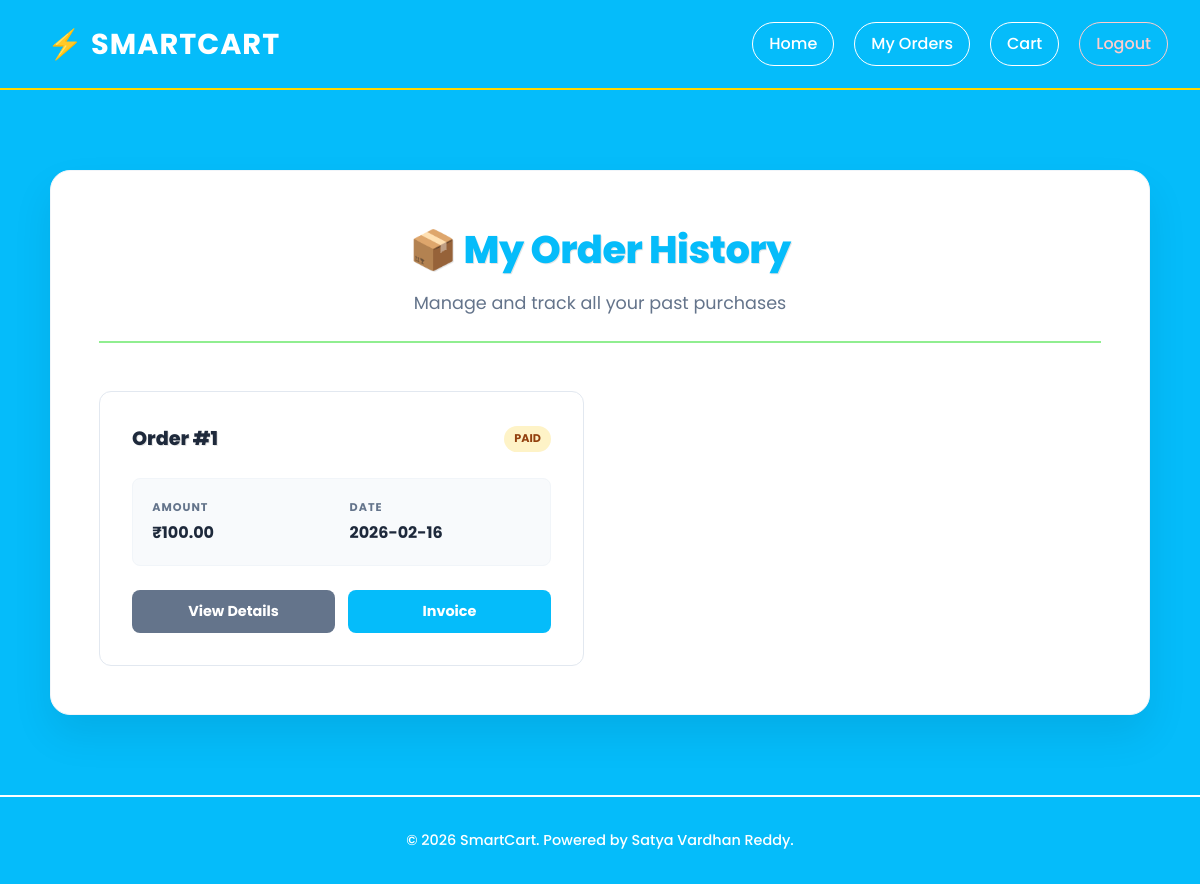
Page /user/my-orders (signed in) on the earlier database version.
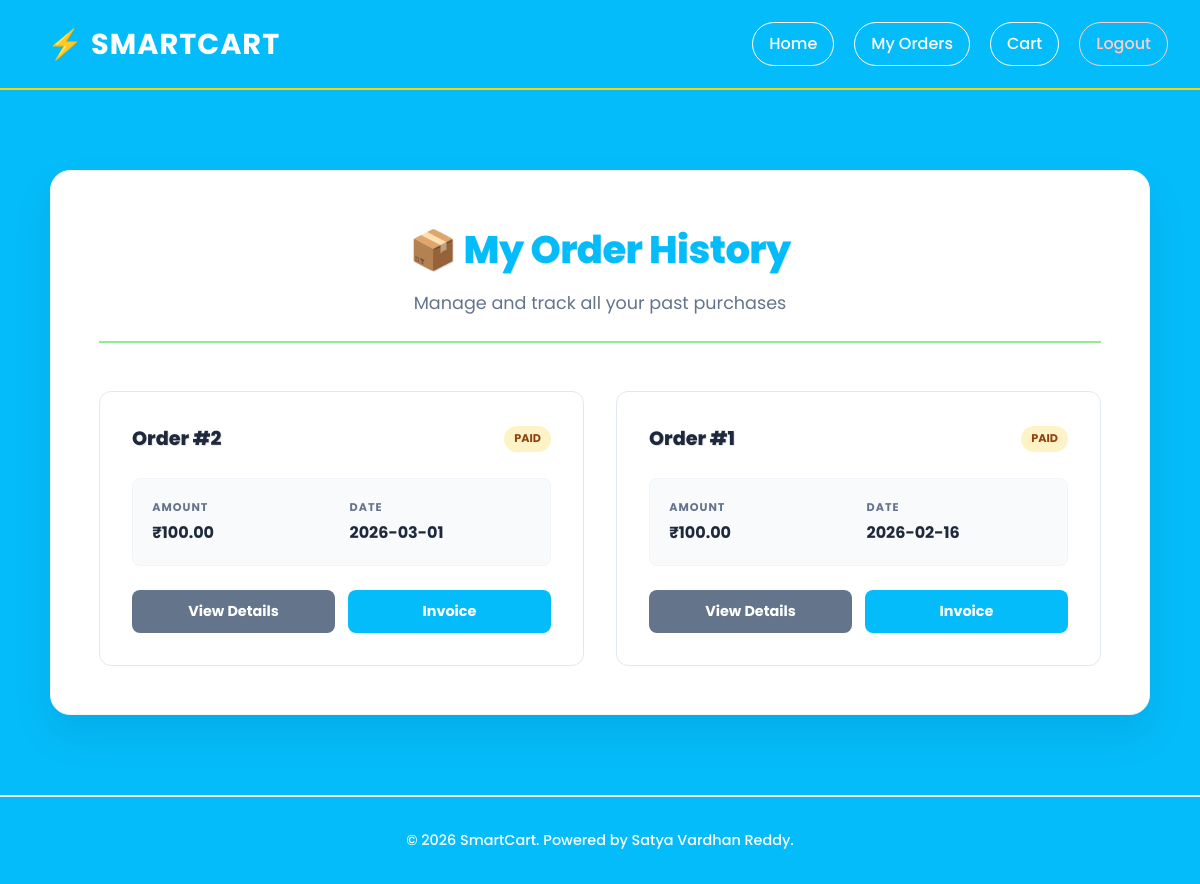
Same page on the later database version.
### tables this page shows
CREATE TABLE orders (
    order_id INTEGER PRIMARY KEY AUTOINCREMENT,
    user_id INTEGER NOT NULL,
    razorpay_order_id TEXT,
    razorpay_payment_id TEXT,
    amount REAL NOT NULL,
    payment_status TEXT DEFAULT 'pending',
    order_status TEXT DEFAULT 'confirmed',
    created_at TIMESTAMP DEFAULT CURRENT_TIMESTAMP,
    FOREIGN KEY (user_id) REFERENCES users(user_id) ON DELETE CASCADE
);

### app.py (the view)
@app.route('/user/my-orders')
def my_orders():
    if 'user_id' not in session:
        flash("Please login!", "danger")
        return redirect('/user-login')
    conn = get_db_connection()
    cursor = conn.cursor()
    cursor.execute("SELECT * FROM orders WHERE user_id=? ORDER BY created_at DESC", (session['user_id'],))
    orders = cursor.fetchall()
    cursor.close()
    conn.close()
    return render_template("user/my_orders.html", orders=orders)

### app.py (called while the page is built)
@app.context_processor
def inject_cart_count():
    cart = session.get('cart', {})
    cart_count = sum(item.get('quantity', 0) for item in cart.values())
    return dict(cart_count=cart_count)

def get_db_connection():
    conn = sqlite3.connect("smartcart.db")
    conn.row_factory = sqlite3.Row
    return conn

### templates/user/my_orders.html (shortened to what this page needs)
{% extends "base.html" %}
{% block extra_css %}
<link rel="stylesheet" href="{{ url_for('static', filename='css/user.css') }}">
{% endblock %}
{% block navbar %}
<nav>
    <div style="flex-wrap: wrap;">
        <a href="/">⚡ SmartCart</a>
        <div class="nav-links">
            <a href="/user-home">Home</a>
            <a href="/user/my-orders">My Orders</a>
            <a href="/user/cart">
                Cart
            </a>
            <a href="/user-logout" style="border-color: #ffcccc; color: #ffcccc !important;">Logout</a>
        </div>
    </div>
</nav>
{% endblock %}
{% block content %}
<div class="user-container">
    <div class="user-header">
        <h2>📦 My Order History</h2>
        <p>Manage and track all your past purchases</p>
    </div>
    {% if orders|length == 0 %}
    <div class="empty-state">
        <p>You have not placed any orders yet.</p>
        <a href="/user-home" class="btn-primary">Start Shopping</a>
    </div>
    {% else %}
    <div class="orders-grid">
        {% for order in orders %}
        <div class="order-card">
            <div style="display: flex; justify-content: space-between; align-items: center;">
                <h3 style="margin:0; font-size: 1.2rem; font-weight: 800; color: #1e293b;">Order #{{ order.order_id }}
                </h3>
                <span
                    class="status-badge {% if order.payment_status == 'Paid' %}status-paid{% else %}status-pending{% endif %}"
                    style="font-size: 0.7rem; padding: 4px 10px; border-radius: 50px; font-weight: 700; text-transform: uppercase;">
                    {{ order.payment_status }}
                </span>
            </div>
            <div class="order-meta">
                <div class="meta-item">
                    <label>Amount</label>
                    <span>₹{{ "{:,.2f}".format(order.amount) }}</span>
                </div>
                <div class="meta-item">
                    <label>Date</label>
                    <span>{{ order.created_at.split(' ')[0] if ' ' in order.created_at else order.created_at }}</span>
                </div>
            </div>
            <div style="display: flex; gap: 0.8rem;">
                <a href="/user/order-success/{{ order.order_id }}" class="btn-secondary"
                    style="flex: 1; font-size: 0.9rem; padding: 10px;">
                    View Details
                </a>
                <a href="/user/download-invoice/{{ order.order_id }}" class="btn-primary"
                    style="flex: 1; font-size: 0.9rem; padding: 10px;">
                    Invoice
                </a>
            </div>
        </div>
        {% endfor %}
    </div>
    {% endif %}
</div>
{% endblock %}

Differences in the rows shown:
added orders: order_id "2", payment_status "PAID", amount "100.00", created_at "2026-03-01"
